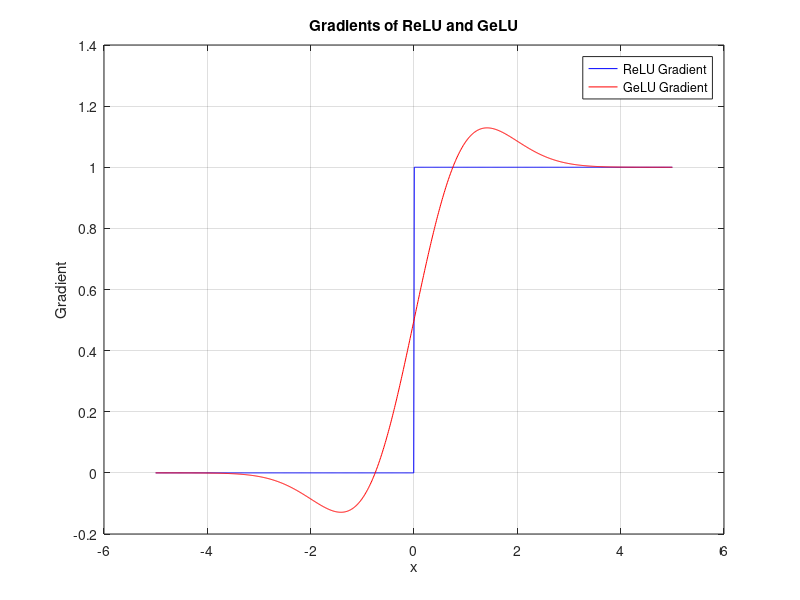

The MATLAB script that drew this image:
% Define x from -2 to 2 with 1000 points
x = linspace(-5,5, 1000);

% Define the Gaussian CDF and PDF for GeLU's gradient
Phi = @(x) 0.5 * (1 + erf(x / sqrt(2)));         % Gaussian CDF
phi = @(x) (1 / sqrt(2 * pi)) * exp(-0.5 * x.^2); % Gaussian PDF

% Define the gradients of ReLU and GeLU
grad_ReLU = @(x) x > 0; % ReLU gradient is 1 for x > 0, 0 otherwise
grad_GeLU = @(x) Phi(x) + x .* phi(x); % GeLU gradient

% Plot both gradients on the same graph
figure;
plot(x, grad_ReLU(x), 'b', 'DisplayName', 'ReLU Gradient');
hold on;
plot(x, grad_GeLU(x), 'r', 'DisplayName', 'GeLU Gradient');
xlabel('x');
ylabel('Gradient');
title('Gradients of ReLU and GeLU');
legend;
grid on;
hold off;
